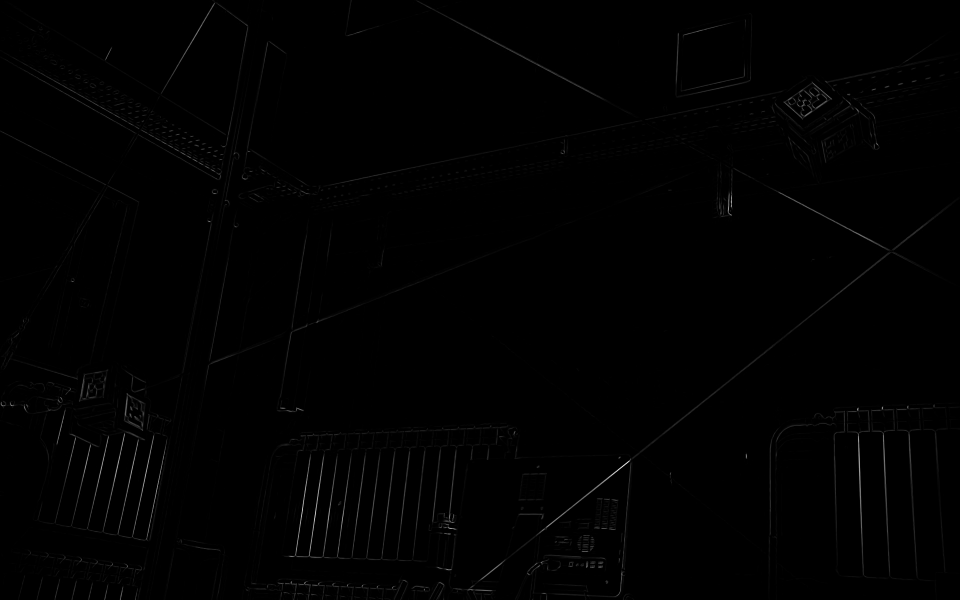
#> input picture debug_04_frangi_raw.png, 1920 x 1200 px, given in place of baumer_video0048_f020.jpg, which was not available (shown at 1/2 size)
$ python generate_overlay.py
#> lines starting #> are read from the running program, lines starting #| are printed output that depends on the picture; pictures that were not available may be replaced by others from this repository, and a replacement may not be noted
import cv2
import numpy as np
import os

# Load the original image and the AI's prediction
orig_img = cv2.imread("master_extracted_frames/baumer_video0048_f020.jpg")
#> orig_img is the input picture: shape (1200, 1920, 3); min 0, max 255, mean 1.2
mask_img = cv2.imread("unet_prediction_test.png", cv2.IMREAD_GRAYSCALE)
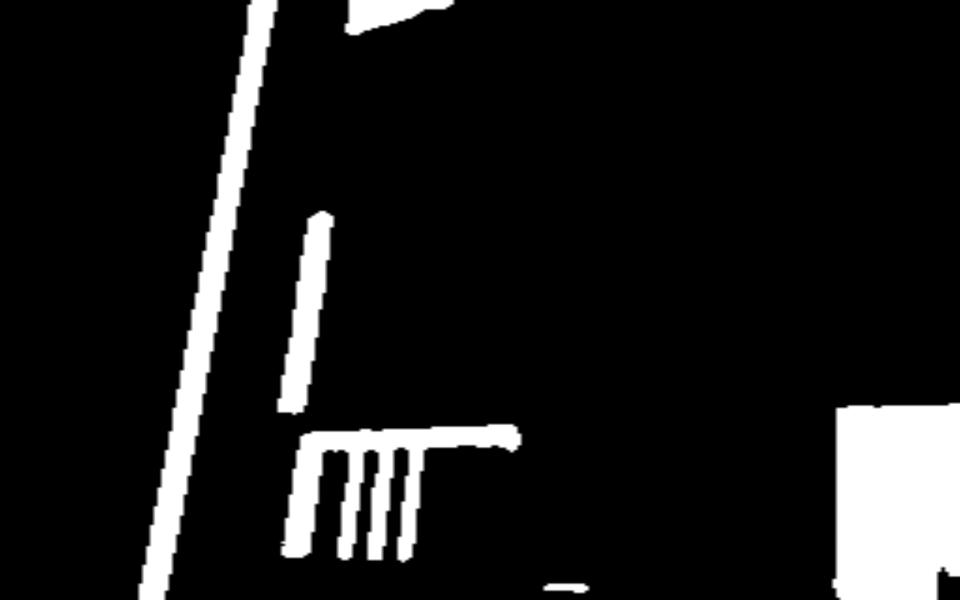
#> input picture unet_prediction_test.png, 1920 x 1200 px (shown at 1/2 size)
#> mask_img is the input picture: shape (1200, 1920); min 0, max 255, mean 26.4

# Create a blank image with the same dimensions, colored Neon Green (BGR: 0, 255, 0)
color_mask = np.zeros_like(orig_img)
color_mask[:, :] = (0, 255, 0)

# Apply the AI's mask to the neon green color
colored_prediction = cv2.bitwise_and(color_mask, color_mask, mask=mask_img)
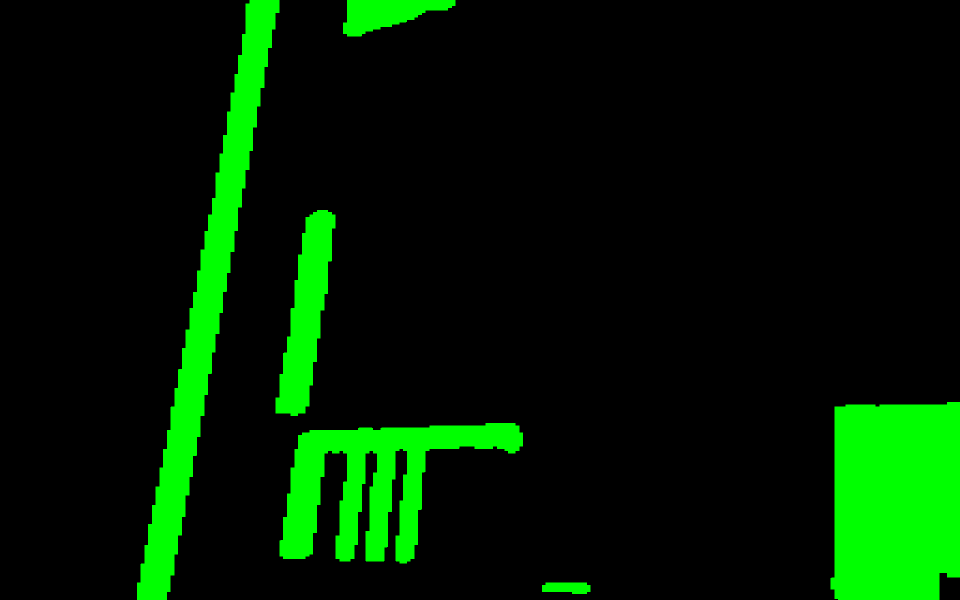
#> colored_prediction: shape (1200, 1920, 3) (shown at 1/2 size); mean of channels 0, 1, 2 0, 29.5, 0; drawn as B, G, R
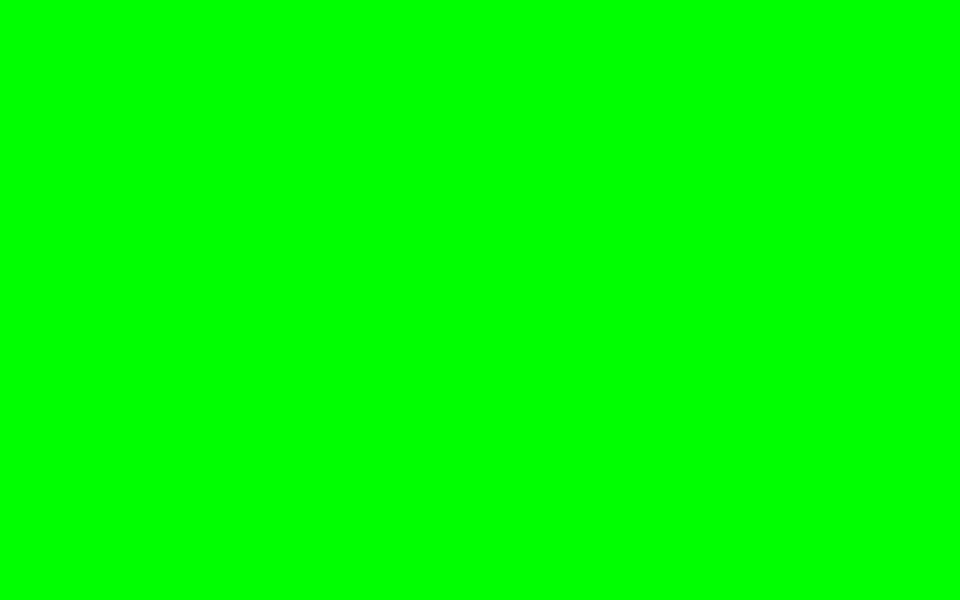
#> color_mask: shape (1200, 1920, 3) (shown at 1/2 size); mean of channels 0, 1, 2 0, 255, 0; drawn as B, G, R

# Blend the original image and the neon prediction together
alpha = 0.6 # Transparency
overlay_result = cv2.addWeighted(orig_img, 1, colored_prediction, alpha, 0)
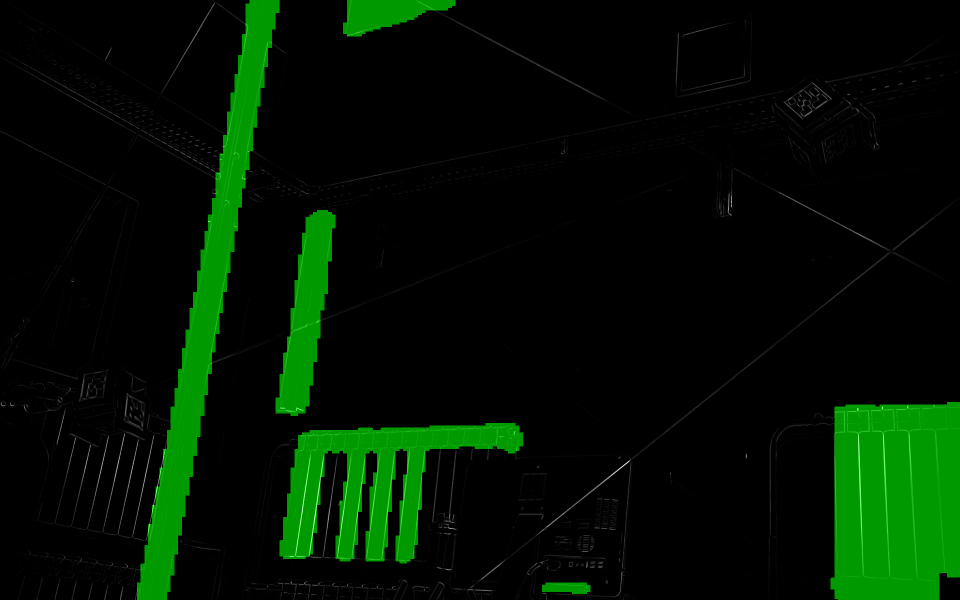
#> overlay_result: shape (1200, 1920, 3) (shown at 1/2 size); mean B, G, R 1.2, 18.9, 1.2

# Save the final result
cv2.imwrite("final_report_overlay.jpg", overlay_result)
print("Overlay complete! Saved as 'final_report_overlay.jpg'.")
